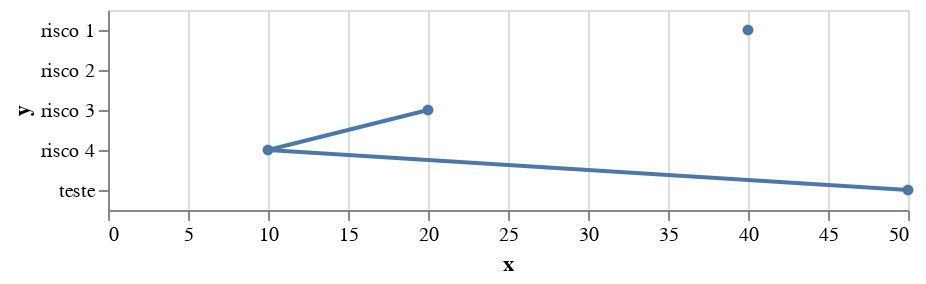

This figure's notebook cell:
### Code cell
alt.Chart(source).mark_line(point=True).encode(
    x='x',
    y='y'
)

### Figure 1 — Vega-Lite specification as saved in the notebook (floating-point values rounded to 4 significant figures)
{"config": {"view": {"continuousWidth": 400, "continuousHeight": 300}}, "data": {"name": "data-e989ef0b15c81369d672e40e9b85c7c2"}, "mark": {"type": "line", "point": true}, "encoding": {"x": {"type": "quantitative", "field": "x"}, "y": {"type": "nominal", "field": "y"}}, "$schema": "https://vega.github.io/schema/vega-lite/v4.8.1.json", "datasets": {"data-e989ef0b15c81369d672e40e9b85c7c2": [{"x": 10.0, "y": "risco 4", "x1": "risco 4"}, {"x": 20.0, "y": "risco 3", "x1": "risco 3"}, {"x": null, "y": "risco 2", "x1": "risco 2"}, {"x": 40.0, "y": "risco 1", "x1": "risco 1"}, {"x": 50.0, "y": "teste", "x1": "teste"}]}}
